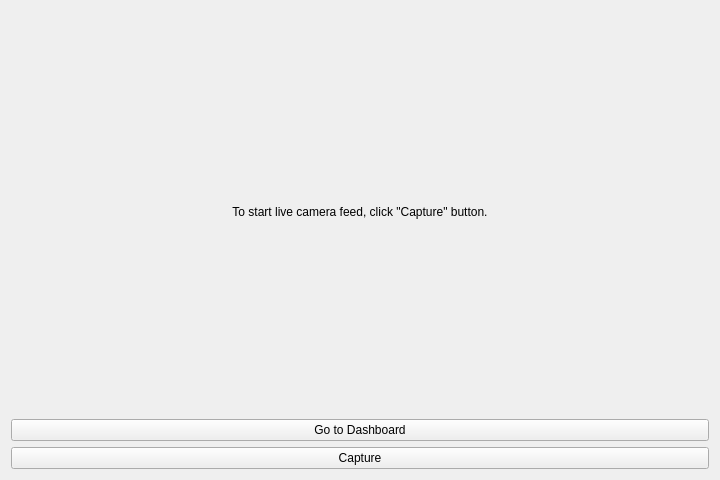
<?xml version="1.0" encoding="UTF-8"?>
<ui version="4.0">
 <class>form_camera_feed</class>
 <widget class="QWidget" name="form_camera_feed">
  <property name="geometry">
   <rect>
    <x>0</x>
    <y>0</y>
    <width>720</width>
    <height>480</height>
   </rect>
  </property>
  <property name="windowTitle">
   <string>Camera Feed</string>
  </property>
  <property name="windowIcon">
   <iconset>
    <normaloff>:/newPrefix/FaceAttend.png</normaloff>:/newPrefix/FaceAttend.png</iconset>
  </property>
  <layout class="QHBoxLayout" name="horizontalLayout">
   <item>
    <layout class="QVBoxLayout" name="layout_vertical">
     <item alignment="Qt::AlignHCenter">
      <widget class="QLabel" name="label_image">
       <property name="text">
        <string>To start live camera feed, click &quot;Capture&quot; button.</string>
       </property>
       <property name="alignment">
        <set>Qt::AlignCenter</set>
       </property>
      </widget>
     </item>
     <item>
      <widget class="QPushButton" name="button_dashboard">
       <property name="text">
        <string>Go to Dashboard</string>
       </property>
      </widget>
     </item>
     <item>
      <widget class="QPushButton" name="button_capture">
       <property name="text">
        <string>Capture</string>
       </property>
      </widget>
     </item>
    </layout>
   </item>
  </layout>
 </widget>
 <resources>
  <include location="q.qrc"/>
 </resources>
 <connections/>
</ui>
